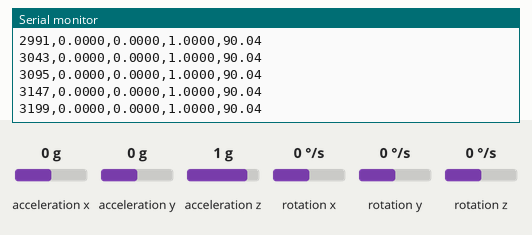
This program was run on a simulated ESP32. On the bench: the last lines printed to the serial monitor. The test bench sets the inputs (shaded band); at power-on: acceleration x 0 g, acceleration y 0 g, acceleration z 1 g, rotation x 0 °/s, rotation y 0 °/s, rotation z 0 °/s.

Above: at 3.2 s.
3.3 s: acceleration x set to -1.4 g
At 3.32 s:
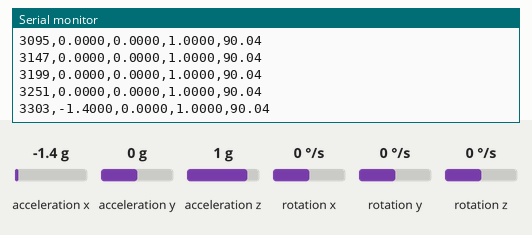
4.8 s: acceleration y set to -1.4 g
At 4.83 s:
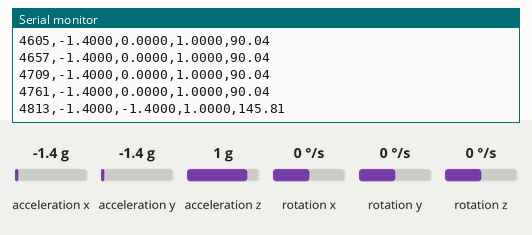
6.3 s: acceleration z set to -1.4 g
At 6.34 s:
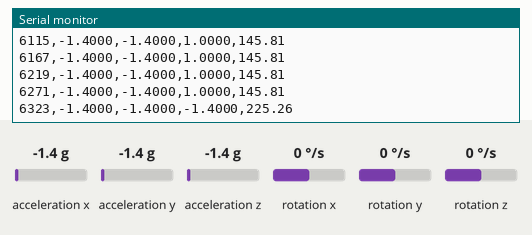
Timing chart, 0 to 9.3 s (numbered marks = the images above; inputs shaded):
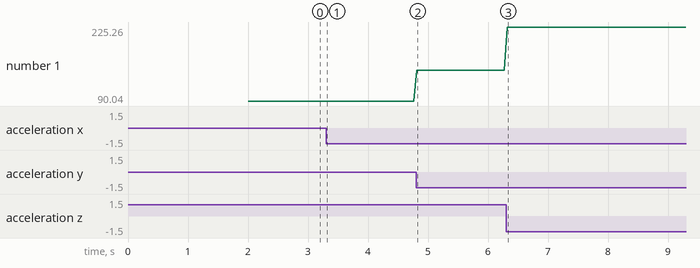

The program:

main.cpp
```cpp
#include <Arduino.h>
#include <Wire.h>
#include <MPU6050.h>

#define SDA_PIN 21
#define SCL_PIN 22

// na faixa de +-2g o sensor entrega 16384 contagens por g
#define LSB_POR_G 16384.0

// ---------------------------------------------------------------
// Calibracao: A_saida = Ganho * A_ref + A_offset   (eq. 1 do roteiro)
// Os valores saem do calibrar.py. Antes de calibrar, deixe
// ganho = 1 e offset = 0.
// ---------------------------------------------------------------

/*
#define GANHO_X  1.0
#define GANHO_Y  1.0
#define GANHO_Z  1.0

#define OFFSET_X 0.0
#define OFFSET_Y 0.0
#define OFFSET_Z 0.0
*/

#define GANHO_X  0.9988
#define GANHO_Y  1.0004
#define GANHO_Z  1.0153

#define OFFSET_X -0.0028
#define OFFSET_Y 0.0007
#define OFFSET_Z 0.0344

MPU6050 mpu;

void setup() {
  Serial.begin(115200);
  delay(2000);

  Wire.begin(SDA_PIN, SCL_PIN);
  mpu.initialize();
  mpu.setFullScaleAccelRange(MPU6050_ACCEL_FS_2);

  Serial.println("t_ms,ax_g,ay_g,az_g,angulo_graus");
}

void loop() {
  int16_t ax, ay, az;
  mpu.getAcceleration(&ax, &ay, &az);

  // 1) leitura bruta em g (e o que o calibrar.py usa)
  float gx = ax / LSB_POR_G;
  float gy = ay / LSB_POR_G;
  float gz = az / LSB_POR_G;

  // 2) leitura corrigida: isola A_ref na eq. 1
  float cx = (gx - OFFSET_X) / GANHO_X;
  float cy = (gy - OFFSET_Y) / GANHO_Y;
  float cz = (gz - OFFSET_Z) / GANHO_Z;

  // 3) angulo de inclinacao
  // O eixo X do sensor fica alinhado com o eixo de giro do berco,
  // entao a gravidade so muda nos eixos Y e Z.
  // Com o braco em 0 graus, Y aponta para cima: cy = 1 g e cz = 0.
  // Girando o braco de theta: cy = cos(theta) e cz = sin(theta).
  float angulo = atan2(cz, cy) * 180.0 / PI;

  // atan2 devolve de -180 a 180 e salta de sinal em 180 graus.
  // Passando a faixa para -90 a 270, o giro de 0 a 180 fica continuo.
  if (angulo < -90) {
    angulo = angulo + 360;
  }

  Serial.print(millis());
  Serial.print(",");
  Serial.print(gx, 4);
  Serial.print(",");
  Serial.print(gy, 4);
  Serial.print(",");
  Serial.print(gz, 4);
  Serial.print(",");
  Serial.println(angulo, 2);

  delay(50);
}
```

Measured:
- after the input at 3.3 s, the serial monitor: prints a new line at once (image 1)
